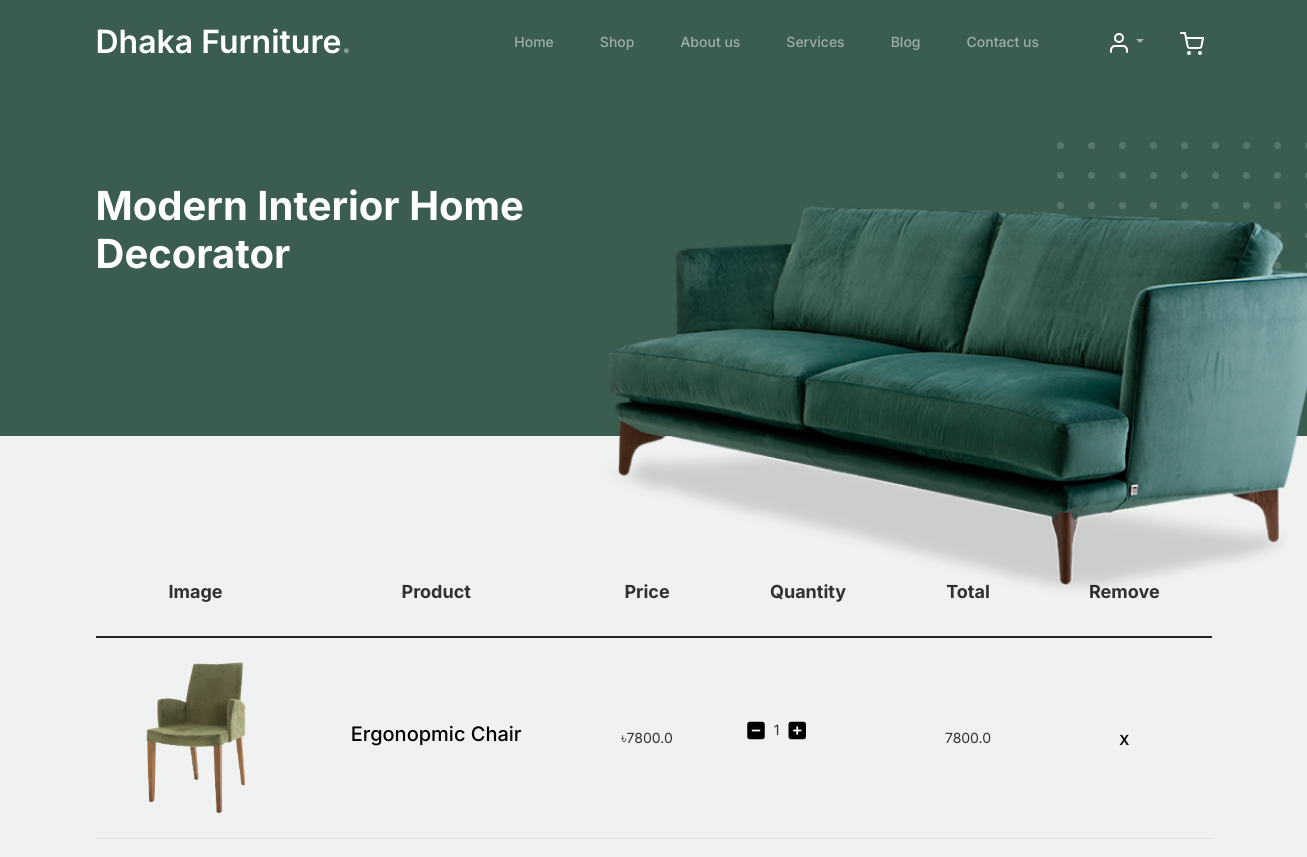
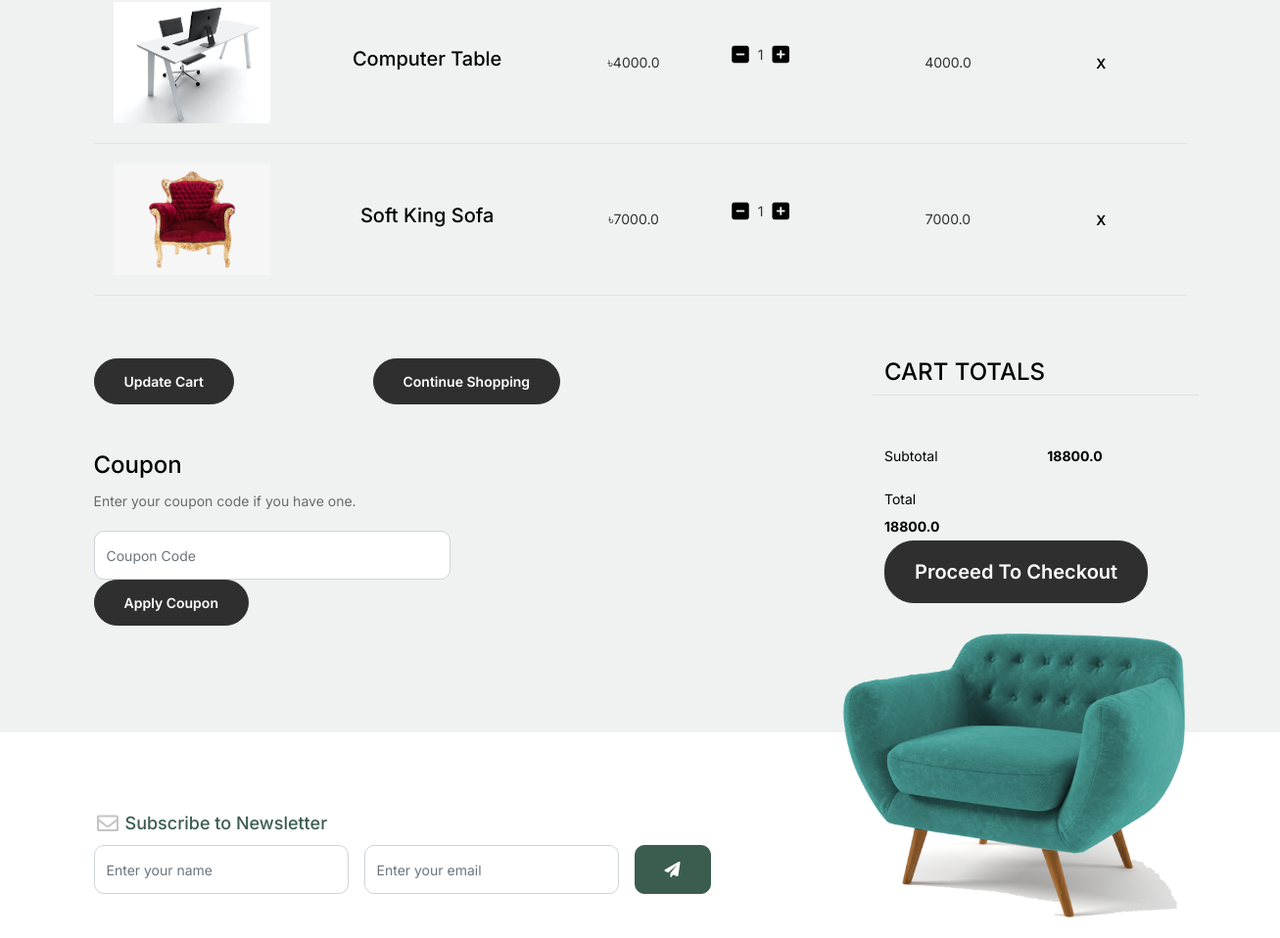
The app's page /cart/ (signed in, upper part), older data (2 pictures, top to bottom).
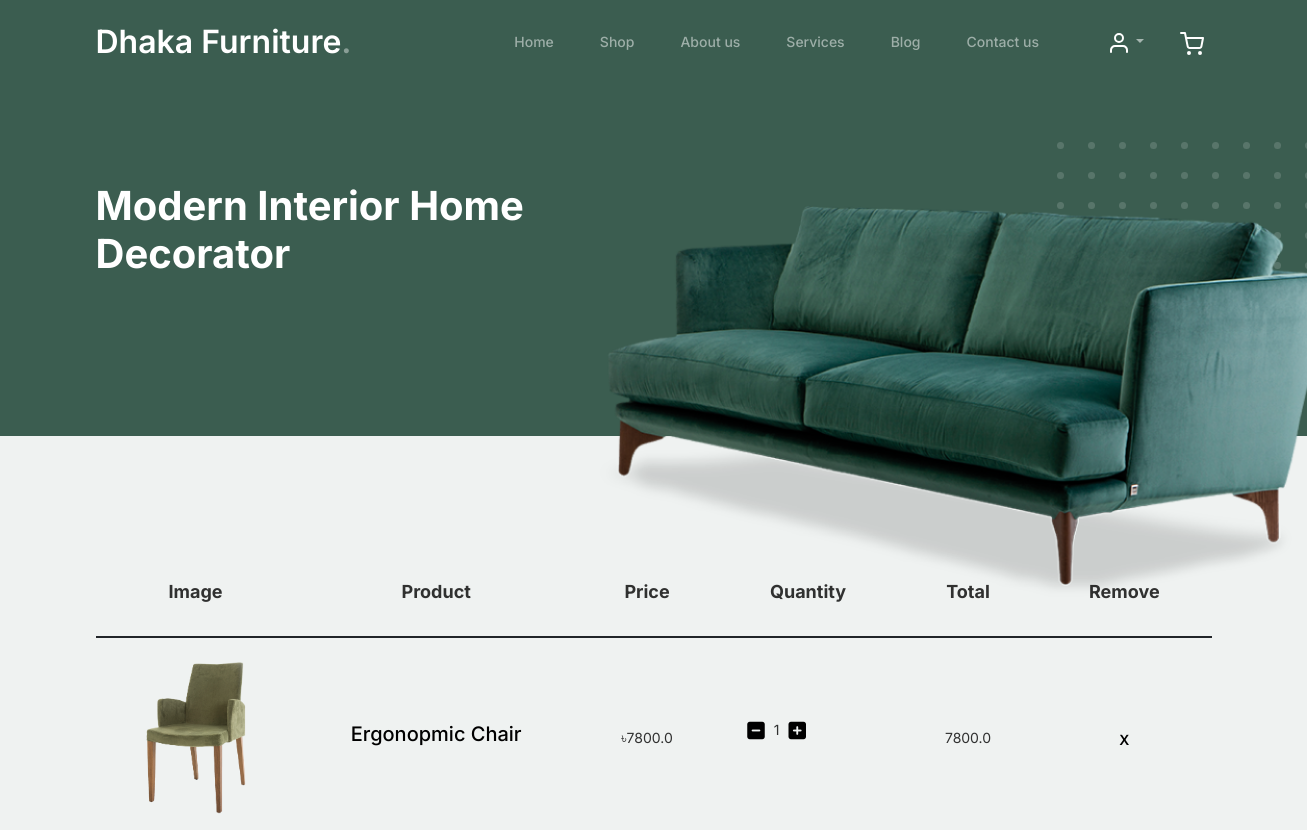
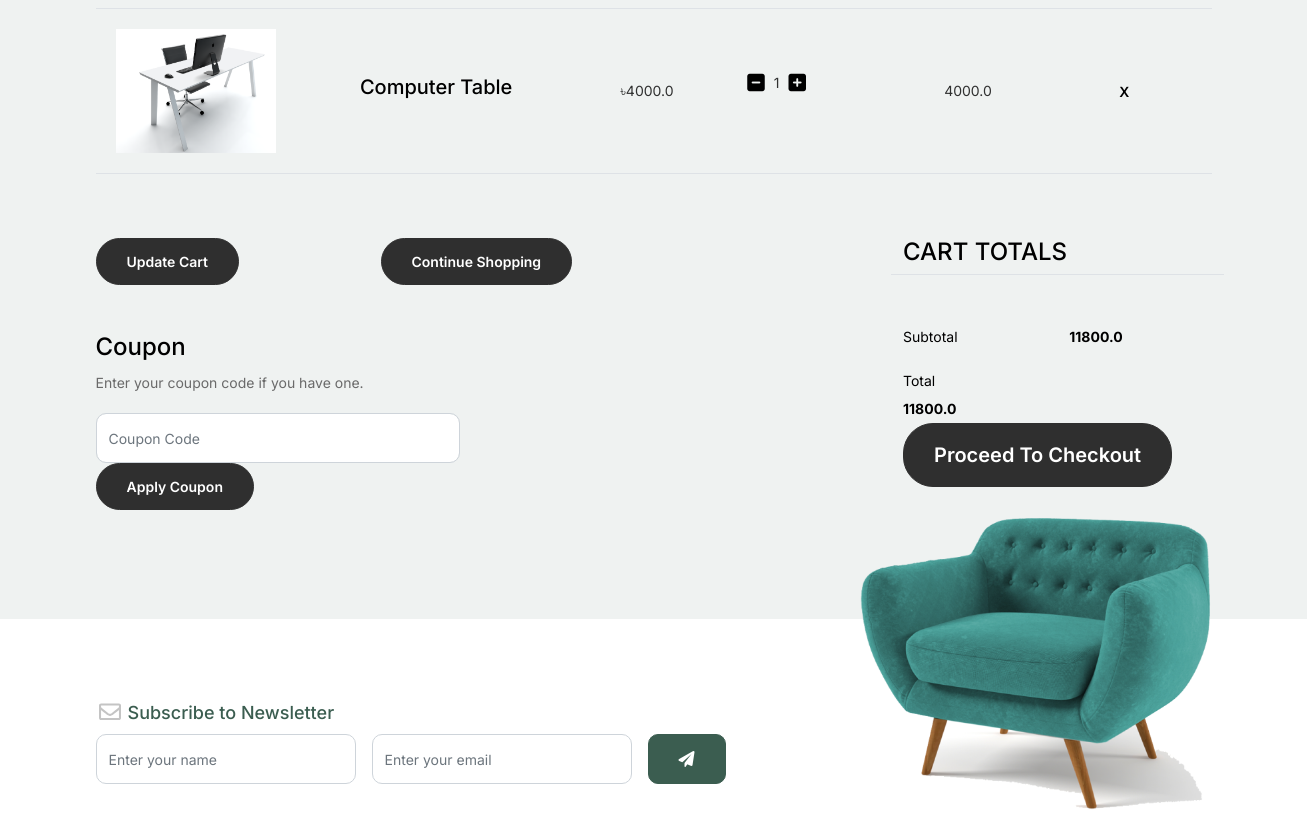
The same page, newer data (2 pictures, top to bottom).
### main/models.py (models this page shows, shortened)
class Cart(models.Model):
    user=models.ForeignKey(User, on_delete=models.CASCADE)
    product=models.ForeignKey(Product, on_delete=models.CASCADE)
    quantity=models.PositiveIntegerField(default=1,)
    def line_total(self):
        return self.product.price*self.quantity

class Product(models.Model):
    img=models.ImageField( upload_to='product', verbose_name='Product Image',blank=True,null=True)
    name=models.CharField(verbose_name='Product Name' ,max_length=50)
    product_info=models.TextField(verbose_name='Product Information',blank=True,null=True)
    price=models.FloatField(verbose_name='Product Price')
    discaunt_price=models.FloatField(verbose_name='Product Discaunt Price',default=0.0,blank=True,null=True)
    date=models.DateField(auto_now_add=True)
    abability=models.CharField(choices=STOCK_PRODUCT, max_length=50,blank=True,null=True)

### main/views.py (the view, shortened to what this page needs)
# urls.py: path('cart/',views.show_cart,name='cart'),
def show_cart(request):
    if request.user.is_authenticated:
        user = request.user
        cart = Cart.objects.filter(user=user)
        amount = 0.0
        cart_product = [p for p in Cart.objects.all() if p.user == user]
        if cart_product:
            for p in cart_product:
                temamount = p.quantity * p.product.price
                amount = temamount + amount
            coupon_discaunt = request.session.get('total_discaunt')
            code = request.session.get('coupon_code')
            return render(request, "cart.html", {'cart': cart, 'line_total': Cart.line_total, 'amount': amount, 'coupon_discaunt': coupon_discaunt, 'code': code})
        else:
            return render(request, '404.html')
    else:
        return redirect('login')  # Redirect to login page if user is not authenticated

### main/templates/cart.html (shortened to what the changed rows need)
{% extends "base.html" %}
{% load static %}
{% block content %}
<div class="hero">
	<div class="container">
		<div class="row justify-content-between">
			<div class="col-lg-5">
				<div class="intro-excerpt">
					<h1>Modern Interior <span clsas="d-block">Home Decorator</span></h1>
				</div>
			</div>
		</div>
	</div>
</div>
		<div class="untree_co-section before-footer-section">
            <div class="container">
              <div class="row mb-5">
                <form class="col-md-12" method="post">
                  <div class="site-blocks-table">
                    <table class="table">
                      <thead>
                        <tr>
                          <th class="product-thumbnail">Image</th>
                          <th class="product-name">Product</th>
                          <th class="product-price">Price</th>
                          <th class="product-quantity">Quantity</th>
                          <th class="product-total">Total</th>
                          <th class="product-remove">Remove</th>
                        </tr>
                      </thead>
                      <tbody>
						{% for cart_item in cart %}
								<tr>
									<td class="product-thumbnail">
										<img src="{{ cart_item.product.img.url }}" alt="Image" class="img-fluid">
									</td>
									<td class="product-name">
										<h2 class="h5 text-black">{{ cart_item.product.name }}</h2>
									</td>
									<td>৳{{ cart_item.product.price }}</td>
									<td>
										<div class="input-group mb-3 d-flex align-items-center quantity-container" style="max-width: 120px;">
											<a class="minus-cart btn" data-cart-id="{{ cart_item.id }}"><i class="fas fa-minus-square fa-lg"></i></a>
											<span class="quantity" id="quantity-{{ cart_item.id }}">{{ cart_item.quantity }}</span>
											<a class="plus-cart btn" data-cart-id="{{ cart_item.id }}"><i class="fas fa-plus-square fa-lg"></i></a>
										</div>
									</td>
									<td>{{ cart_item.line_total }}</td>
									<td><a href="{% url "delete_carts" cart_item.id %}" class="btn btn-black btn-sm">X</a></td>
								</tr>
								{% endfor %}
                      </tbody>
                    </table>
                  </div>
                </form>
              </div>
              <div class="row">
                <div class="col-md-6 pl-5">
                  <div class="row justify-content-end">
                    <div class="col-md-7">
                      <div class="row mb-3">
                        <div class="col-md-6 text-right">
                          <strong class="text-black">{{amount}}</strong>
                        </div>
                      </div>
                      <div class="row mb-5">
                        <div class="col-md-6">
                          {% if coupon_discaunt %}
                          <span class="text-black">Total</span>
                        </div>
                        <div class="col-md-6 text-right">
                          <strong class="text-black">{{coupon_discaunt}}</strong>
                        </div>
                        {% else %}
                        <div class="col-md-6">
                          <span class="text-black">Total</span>
                        </div>
                        <div class="col-md-6 text-right">
                          <strong class="text-black">{{amount}}</strong>
                        </div>
                        {% endif %}
                      </div>
                    </div>
                  </div>
                </div>
              </div>
            </div>
          </div>
		<br> <br> <br>
		{% endblock content %}

Row changes from the older to the newer data that the page shows:
removed Cart: product.img (picture), product.name "Soft King Sofa", product.price "7000.0", quantity "1", line_total "7000.0"
Text that changed along with them:
{{ amount }}: "18800.0" → "11800.0"
